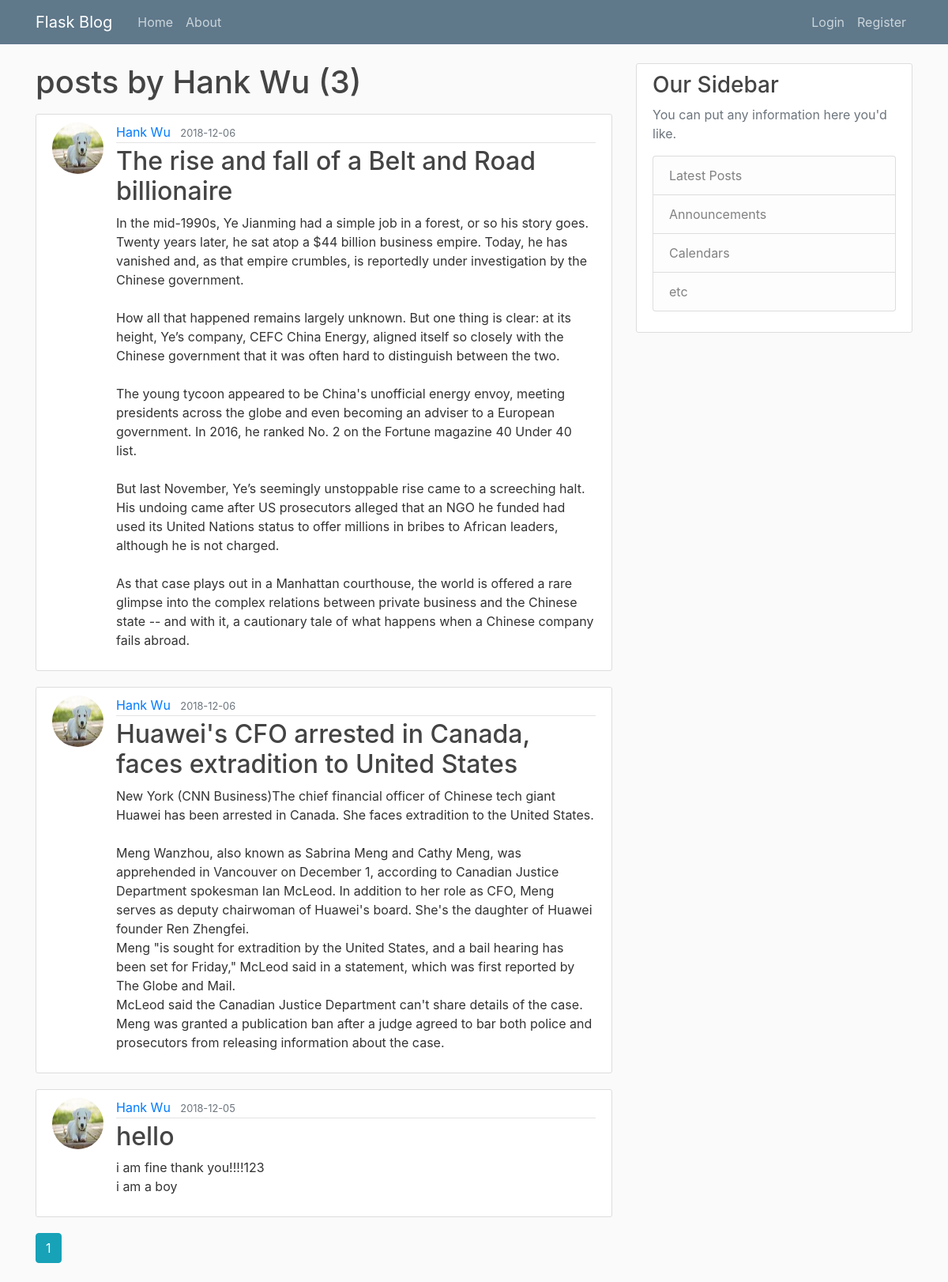
The app's page /user/Hank Wu with its own data.
### flaskblog/models.py (models this page shows, shortened)
class User(db.Model, UserMixin):
    id = db.Column(db.Integer, primary_key=True)
    username = db.Column(db.String(20), unique=True, nullable=False)
    email = db.Column(db.String(120), unique=True, nullable=False)
    image_file = db.Column(db.String(20), nullable=False, default='default.jpg')
    password = db.Column(db.String(60), nullable=False)
    posts = db.relationship('Post', backref='author', lazy=True) # the string 'Post' refer to the class post

class Post(db.Model):
    id = db.Column(db.Integer, primary_key=True)
    title = db.Column(db.String(100) , nullable=False)
    date_posted = db.Column(db.DateTime, nullable=False, default=datetime.utcnow)
    content = db.Column(db.Text, nullable=False)
    user_id = db.Column(db.Integer, db.ForeignKey('user.id'), nullable=False) # what does the foreign Key dose?

### flaskblog/users/routes.py (the view)
@users.route("/user/<string:username>")
def user_posts(username):
    page = request.args.get("page", 1, type=int) #we can alse see this in the login route. request.args is a dictionary.
    user = User.query.filter_by(username=username).first_or_404()
    posts = Post.query.filter_by(author=user).order_by(Post.date_posted.desc()).paginate(per_page=5, page=page)#
    return render_template("user_posts.html", user=user, posts=posts)

### flaskblog/templates/user_posts.html
{% extends "layout.html"%}
{%block content%}
    <h1 class='mb-3'>posts by {{user.username}} ({{posts.total}})</h1>
    {% for post in posts.items%}
        <article class="media content-section">
          <img class="rounded-circle article-img"src="{{url_for('static', filename='profile_pic/'+ post.author.image_file) }}">
          <div class="media-body">
            <div class="article-metadata">
              <a class="mr-2" href="{{url_for('users.user_posts', username=post.author.username)}}">{{ post.author.username }}</a>
              <small class="text-muted">{{ post.date_posted.strftime('%Y-%m-%d') }}</small>
            </div>
            <h2><a class="article-title" href="{{url_for('posts.post', post_id=post.id)}}">{{ post.title }}</a></h2>
            <p class="article-content">{{ post.content }}</p>
          </div>
        </article>
    {% endfor %}
    {% for page_num in posts.iter_pages(left_edge=1, left_current=1, right_current=2, right_edge=1) %}
      {% if page_num %}
        {% if posts.page == page_num %}
          <a class="btn btn-info mb-4 solid" href="{{url_for('users.user_posts',username=user.username, page=page_num)}}">{{page_num}}</a>
        {% else %}
          <a class="btn btn-outline-info mb-4" href="{{url_for('users.user_posts',username=user.username, page=page_num)}}">{{page_num}}</a>
        {% endif %}
      {% else %}
      ...
      {% endif %}
    {% endfor %}
{% endblock content%}

### flaskblog/static/main.css (style rules this page uses)
body { background: #fafafa; color: #333333; margin-top: 5rem; }
h1, h2, h3, h4, h5, h6 { color: #444444; }
.content-section { background: #ffffff; padding: 10px 20px; border: 1px solid #dddddd; border-radius: 3px; margin-bottom: 20px; }
.article-title { color: #444444; }
.article-content { white-space: pre-line; }
.article-img { height: 65px; width: 65px; margin-right: 16px; }
.article-metadata { padding-bottom: 1px; margin-bottom: 4px; border-bottom: 1px solid #e3e3e3 }

### records on screen
User: username "Hank Wu"
Post: image_file (picture), author.username "Hank Wu", date_posted "2018-12-06", title "The rise and fall of a Belt and Road billionaire", content "In the mid-1990s, Ye Jianming had a simple job in a forest, or so his story goes. Twenty years later, he sat atop a $44 billion business empire. Today, he has vanished and, as that empire crumbles, is reportedly under investigation by the Chinese government. How all that happened remains largely unknown. But one thing is clear: at its height, Ye’s company, CEFC China Energy, aligned itself so closely with the Chinese government that it was often hard to distinguish between the two. The young tycoon appeared to be China's unofficial energy envoy, meeting presidents across the globe and even becoming an adviser to a European government. In 2016, he ranked No. 2 on the Fortune magazine 40…"
Post: image_file (picture), author.username "Hank Wu", date_posted "2018-12-06", title "Huawei's CFO arrested in Canada, faces extradition to United States", content "New York (CNN Business)The chief financial officer of Chinese tech giant Huawei has been arrested in Canada. She faces extradition to the United States. Meng Wanzhou, also known as Sabrina Meng and Cathy Meng, was apprehended in Vancouver on December 1, according to Canadian Justice Department spokesman Ian McLeod. In addition to her role as CFO, Meng serves as deputy chairwoman of Huawei's board. She's the daughter of Huawei founder Ren Zhengfei. Meng \"is sought for extradition by the United States, and a bail hearing has been set for Friday,\" McLeod said in a statement, which was first reported by The Globe and Mail. McLeod said the Canadian Justice Department can't share details of the…"
Post: image_file (picture), author.username "Hank Wu", date_posted "2018-12-05", title "hello", content "i am fine thank you!!!!123 i am a boy"

### other values on screen
{{ posts.total }} "3"
{{ page_num }} "1"
